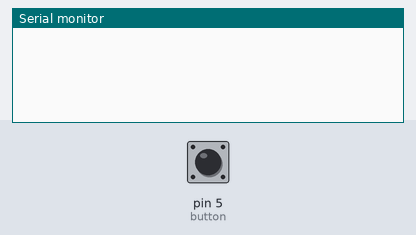
A sketch run on a simulated Arduino Uno, built with avr-gcc and run on an emulated ATmega328P. Parts: the last lines printed to the serial monitor. Inputs (shaded band) come from the test bench; at power-on: pin 5 (button) HIGH.

Above: at 1.2 s.
1.3 s: pin 5 (button) pulled LOW for 0.15 s
At 2.0 s:
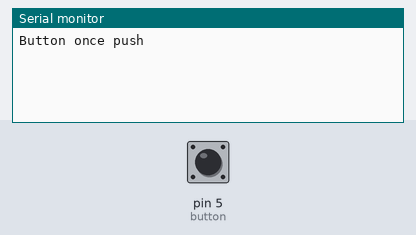
2.9 s: pin 5 (button) pulled LOW for 1 s
At 4.4 s:
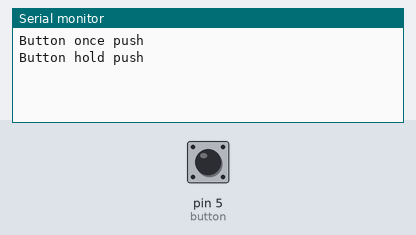

The sketch:

long_push_button.ino
```cpp
/*
   Реализация разных типов нажатий
*/
#define button 5  //  пин для кнопки
#define debounce 500  //  время для устранения дребезга (500мс для кнопочного выключателя)
#define hold 1000 //  время для удержания клавиши
boolean button_state = false; //  состояние кнопки
boolean button_flag = false;  //  флажок нажатия кнопки
boolean button_once_push = false; //  флажок одиночного нажатия
boolean button_hold_push = false; //  флажок долгого нажатия
unsigned long button_timer; //  таймер последнего нажатия на кнопку

void setup() {
  Serial.begin(9600);
  pinMode(button, INPUT_PULLUP);
}

void loop() {
  button_state = !digitalRead(button);
  buttonFucnction();
  if (button_once_push == true) {
    Serial.println("Button once push");
    button_once_push = false;
  }
  if (button_hold_push == true) {
    Serial.println("Button hold push");
    button_hold_push = false;
  }
}

void buttonFucnction() {
  //  нажатие и устранение дребезга
  if (button_state == true && button_flag == false && millis() - button_timer > debounce) {
    button_flag = true;
    button_timer = millis();
  }
  //  краткое нажатие
  if (button_state == false && button_flag == true && millis() - button_timer < hold) {
    button_flag = false;
    button_once_push = true;
  }
  //  длинное нажатие
  if (button_state == false && button_flag == true && millis() - button_timer > hold) {
    button_flag = false;
    button_hold_push = true;
  }
}
```

Measured:
- after the input at 1.3 s, the serial monitor: prints a new line after 0.15 s (image 1)
- after the input at 2.9 s, the serial monitor: prints a new line after 1.0 s (image 2)
